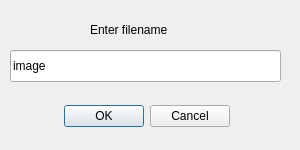
<?xml version="1.0" encoding="UTF-8"?>
<ui version="4.0">
 <class>SaveAction</class>
 <widget class="QDialog" name="SaveAction">
  <property name="geometry">
   <rect>
    <x>0</x>
    <y>0</y>
    <width>300</width>
    <height>150</height>
   </rect>
  </property>
  <property name="windowTitle">
   <string>Dialog</string>
  </property>
  <widget class="QDialogButtonBox" name="buttonBox">
   <property name="geometry">
    <rect>
     <x>40</x>
     <y>100</y>
     <width>190</width>
     <height>32</height>
    </rect>
   </property>
   <property name="orientation">
    <enum>Qt::Horizontal</enum>
   </property>
   <property name="standardButtons">
    <set>QDialogButtonBox::Cancel|QDialogButtonBox::Ok</set>
   </property>
  </widget>
  <widget class="QLineEdit" name="lineEdit">
   <property name="geometry">
    <rect>
     <x>10</x>
     <y>50</y>
     <width>271</width>
     <height>32</height>
    </rect>
   </property>
   <property name="text">
    <string>image</string>
   </property>
  </widget>
  <widget class="QLabel" name="label">
   <property name="geometry">
    <rect>
     <x>90</x>
     <y>20</y>
     <width>91</width>
     <height>20</height>
    </rect>
   </property>
   <property name="text">
    <string>Enter filename</string>
   </property>
  </widget>
 </widget>
 <resources/>
 <connections>
  <connection>
   <sender>buttonBox</sender>
   <signal>accepted()</signal>
   <receiver>SaveAction</receiver>
   <slot>accept()</slot>
   <hints>
    <hint type="sourcelabel">
     <x>248</x>
     <y>254</y>
    </hint>
    <hint type="destinationlabel">
     <x>157</x>
     <y>274</y>
    </hint>
   </hints>
  </connection>
  <connection>
   <sender>buttonBox</sender>
   <signal>rejected()</signal>
   <receiver>SaveAction</receiver>
   <slot>reject()</slot>
   <hints>
    <hint type="sourcelabel">
     <x>316</x>
     <y>260</y>
    </hint>
    <hint type="destinationlabel">
     <x>286</x>
     <y>274</y>
    </hint>
   </hints>
  </connection>
 </connections>
</ui>
